Frame 1 (no input): blank canvas, image omitted
Frame 60 (no input): blank canvas, image omitted
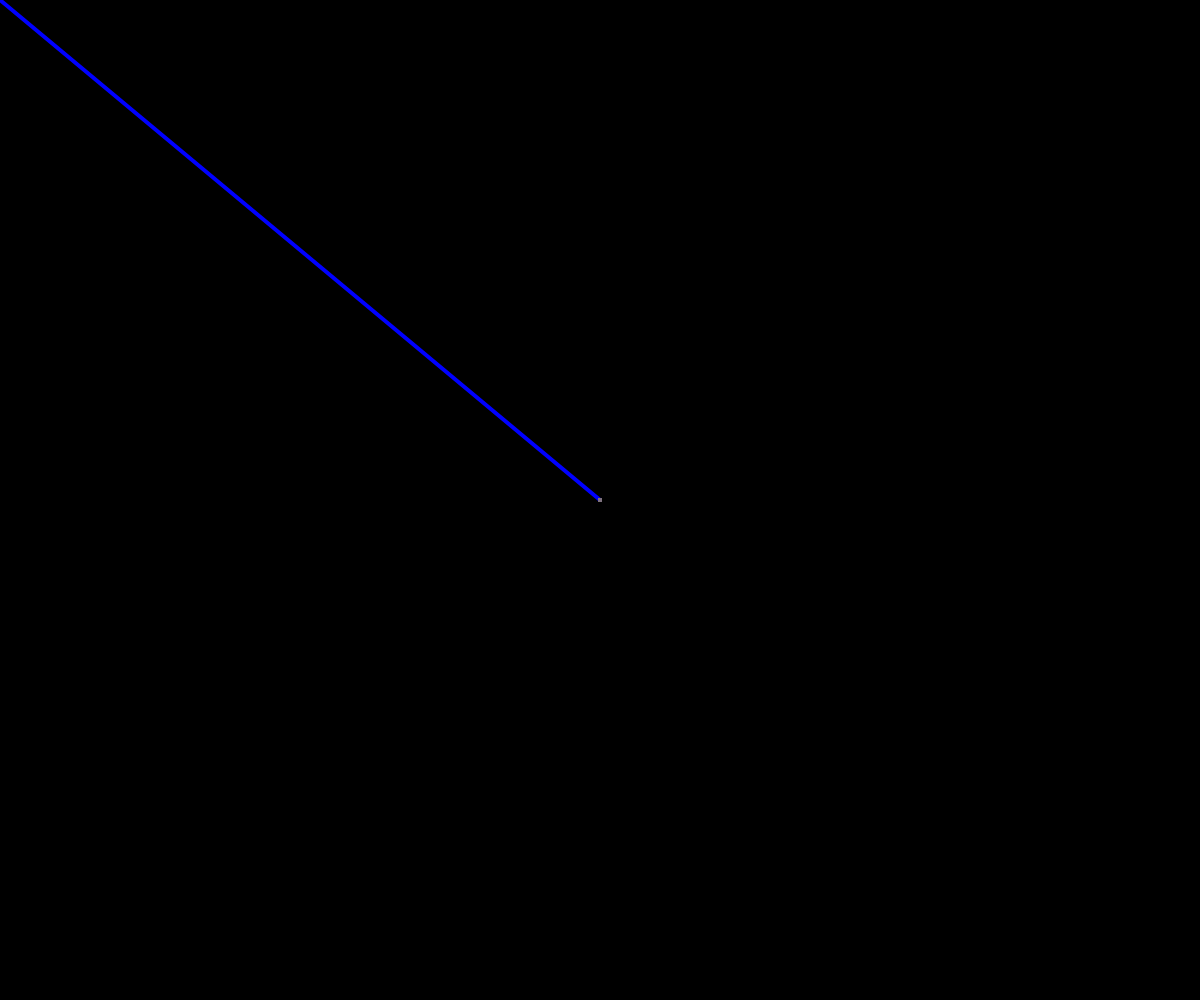
Frame 120 (the mouse pressed at the canvas centre since frame 60)

The p5.js sketch whose frames 1 and 60 were blank and that drew this single picture after the mouse press (run headless with seeded random() and noise() and a simulated clock; from frame 60 on, the mouse is pressed at the canvas centre):

// p5.js sketch
// ── sketch.js
let graphics;

function setup() {
  createCanvas(windowWidth, windowHeight);
  graphics = createGraphics(windowWidth, windowHeight);
  graphics.background(0);
}

function draw() {
  r = map(pwinMouseX, 0, windowWidth, 0, 255);
  b = map(pwinMouseX, 0, windowWidth, 255, 0);
  g = map(pwinMouseY, 0, windowHeight, 0, 230);
  if (mouseIsPressed) {
    graphics.stroke(r,g,b);
    graphics.strokeWeight(4);
    graphics.line(mouseX, mouseY, pwinMouseX, pwinMouseY);
  }
  image(graphics, 0, 0)


}
